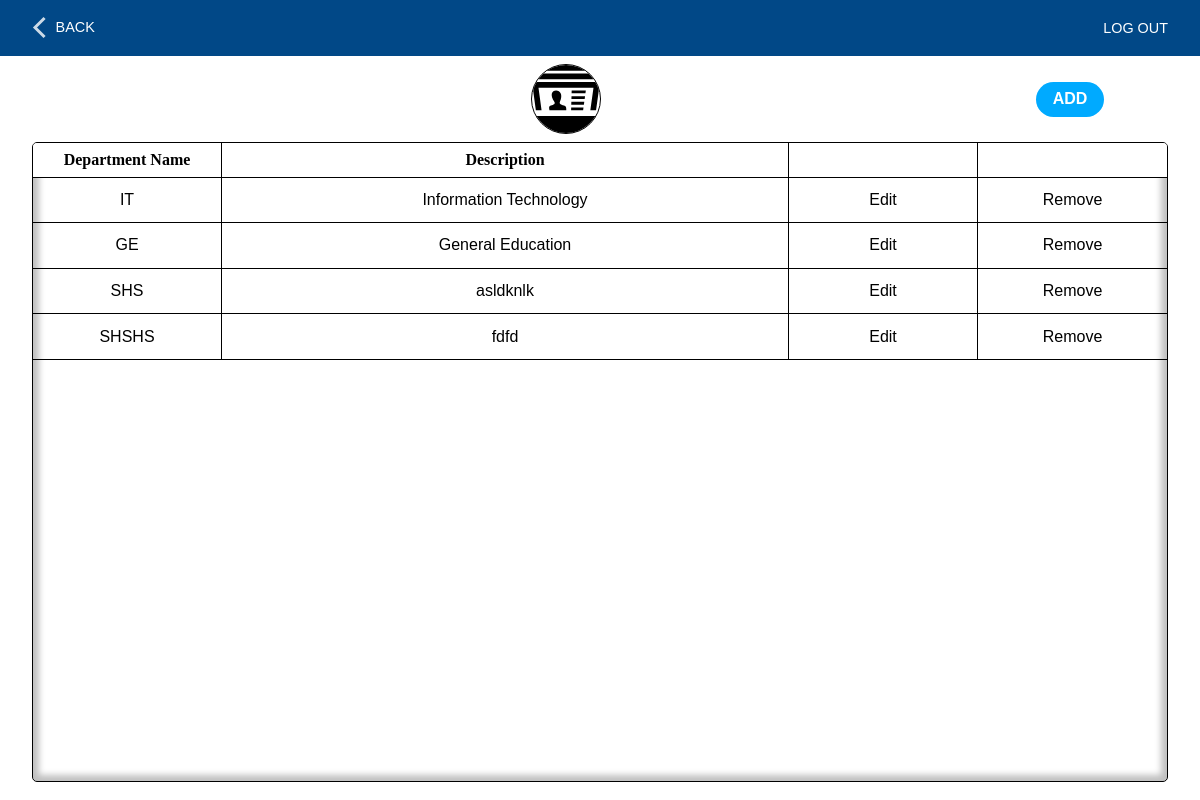
/faculty.php (signed in), run on the app's committed database.
### tables this page shows
CREATE TABLE `dept_type` (
  `type_id` int(11) NOT NULL,
  `type` enum('Faculty','Strand','Course') NOT NULL,
  `dept_id` int(11) NOT NULL
);

CREATE TABLE `departments` (
  `dept_id` int(11) NOT NULL,
  `dept_name` varchar(5) NOT NULL,
  `dept_desc` text NOT NULL
);

### includes/autoloader.inc.php (called while the page is built, shortened)
<?php
   function myAutoLoader($className){
      $path = "./classes/";
      $extension = '.class.php';
      $fullPath = $path . $className . $extension;
   }

### classes/dbh.class.php (called while the page is built, shortened)
<?php
class Dbh {
   private $host = "localhost";
   private $user = "root";
   private $pwd = "";
   private $dbName = "ClassSchedulingSystem";
   protected function connect(){
      try{
         $dsn = 'mysql:host='. $this->host .';dbname='. $this->dbName;
         $pdo = new PDO($dsn, $this->user, $this->pwd);
         $pdo->setAttribute(PDO::ATTR_DEFAULT_FETCH_MODE, PDO::FETCH_ASSOC);
         return $pdo;
      } catch(PDOException $e){
         trigger_error("Error: " . $e->getMessage());
      }
   }
}

### classes/departments.class.php (called while the page is built, shortened)
<?php
class Departments extends Dbh{
   protected function getDepartments($type){
      $sql = 'select * from departments INNER JOIN dept_type ON departments.dept_id = dept_type.dept_id where type = ?';
      $stmt = $this->connect()->prepare($sql);
      $stmt->execute([$type]);
      $result = $stmt->fetchAll();
      return $result;
   }
}

### classes/departmentsview.class.php (called while the page is built, shortened)
<?php
class DepartmentsView extends Departments{
   public function FetchDepts($type){
      $results = $this->getDepartments($type);
      return $results;
   }
}

### faculty.php (the view, shortened to what this page needs)
<?php
   include_once './layouts/__header.php';
?>
       <main class='departments module'>
         <div class="module__Header">
            <img src="drawables/icons/faculty.svg">
            <a href='?add' class='module__Add button'>ADD</a>
         </div>
         <div class='module__Container'>
            <ul class='module__List module__Title'>
               <li class='module__Item'>Department Name</li>
               <li class='module__Item'>Description</li>
               <li class='module__Item'></li>
               <li class='module__Item'></li>
            </ul>
            <?php
               $url = $_SERVER['REQUEST_URI'];
               $path = parse_url($url, PHP_URL_PATH);
               $department = "";
               $departments = ['faculty','strand','course'];
               foreach($departments as $item){
                  if(strpos($path,$item)){
                     $department = $item;
                  }
               }
               $deptView = new DepartmentsView();
               $depts = $deptView->FetchDepts($department);
               foreach($depts as $dept){
                  echo "<ul class='module__List'>
                     <li class='module__Item'>". $dept['dept_name'] ."</li>
                     <li class='module__Item'>". $dept['dept_desc'] ."</li>
                     <li class='module__Item'><a href=?id=". $dept['dept_id'] .">Edit</a></li>
                     <li class='module__Item'>
                        <form onsubmit='return submitForm(this)' action='./includes/departments.inc.php' method='POST'>
                           <input name='department' type='hidden' value='". $department ."'>
                           <input name='id' type='hidden' value='". $dept['dept_id'] ."'>
                           <button name='delete' type='submit'>Remove</button>
                        </form>
                     </li>
                  </ul>";
               }
            ?>
         </div>
      </main>
<?php
   include_once './layouts/__footer.php';
?>

### styles/admin.css (style rules this page uses)
* { margin: 0; padding: 0; -webkit-box-sizing: border-box; box-sizing: border-box; font-family: Arial, Helvetica, sans-serif; }
html { height: 100vh; }
body { height: 100%; line-height: 1.5; display: -webkit-box; display: -ms-flexbox; display: flex; -webkit-box-orient: vertical; -webkit-box-direction: normal; -ms-flex-direction: column; flex-direction: column; }
body ul { list-style: none; }
body button, body .button { cursor: pointer; height: 35px; width: 68px; border: none; text-decoration: none; outline: none; display: -ms-grid; display: grid; place-content: center; }
body main { -webkit-box-flex: 1; -ms-flex-positive: 1; flex-grow: 1; padding: 0 2em; }
.module { display: -webkit-box; display: -ms-flexbox; display: flex; -webkit-box-orient: vertical; -webkit-box-direction: normal; -ms-flex-direction: column; flex-direction: column; }
.module a { text-decoration: none; }
.module__Header { display: -webkit-box; display: -ms-flexbox; display: flex; -webkit-box-pack: justify; -ms-flex-pack: justify; justify-content: space-between; -webkit-box-align: center; -ms-flex-align: center; align-items: center; margin: .5em 0; }
.module__Header img { width: 70px; height: 70px; border: 1px solid black; border-radius: 50%; }
.module__Header a { background: #00aaff; color: white; border-radius: 20px; position: relative; right: 4em; font-weight: bold; }
.module__Container { height: 80vh; width: auto; display: -webkit-box; display: -ms-flexbox; display: flex; -webkit-box-orient: vertical; -webkit-box-direction: normal; -ms-flex-direction: column; flex-direction: column; border: 1px solid black; -webkit-box-shadow: inset 0px 0px 6px 6px rgba(0, 0, 0, 0.25); box-shadow: inset 0px 0px 6px 6px rgba(0, 0, 0, 0.25); border-radius: 5px; overflow: auto; }
.module__List { width: 100%; display: -ms-grid; display: grid; -webkit-box-pack: space-evenly; -ms-flex-pack: space-evenly; justify-content: space-evenly; border-bottom: 1px solid black; }
.module__Title { position: -webkit-sticky; position: sticky; top: 0; background: white; }
.module__Title li { font-family: 'Times New Roman', Times, serif; font-weight: bold; }
.module__Item { display: -ms-grid; display: grid; place-content: center; padding: .3em 0; border-right: 1px solid black; }
.module__Item a { color: black; }
.module__Item:last-child { border: none; }
.module__Item:last-child button { font-size: 1rem; background: none; }
.departments .module__List, .subjects .module__List { -ms-grid-columns: 1fr 3fr (1fr)[2]; grid-template-columns: 1fr 3fr repeat(2, 1fr); }

### data on the page
dept_type: dept.dept_name "IT", dept.dept_desc "Information Technology"
dept_type: dept.dept_name "GE", dept.dept_desc "General Education"
dept_type: dept.dept_name "SHS", dept.dept_desc "asldknlk"
dept_type: dept.dept_name "SHSHS", dept.dept_desc "fdfd"
